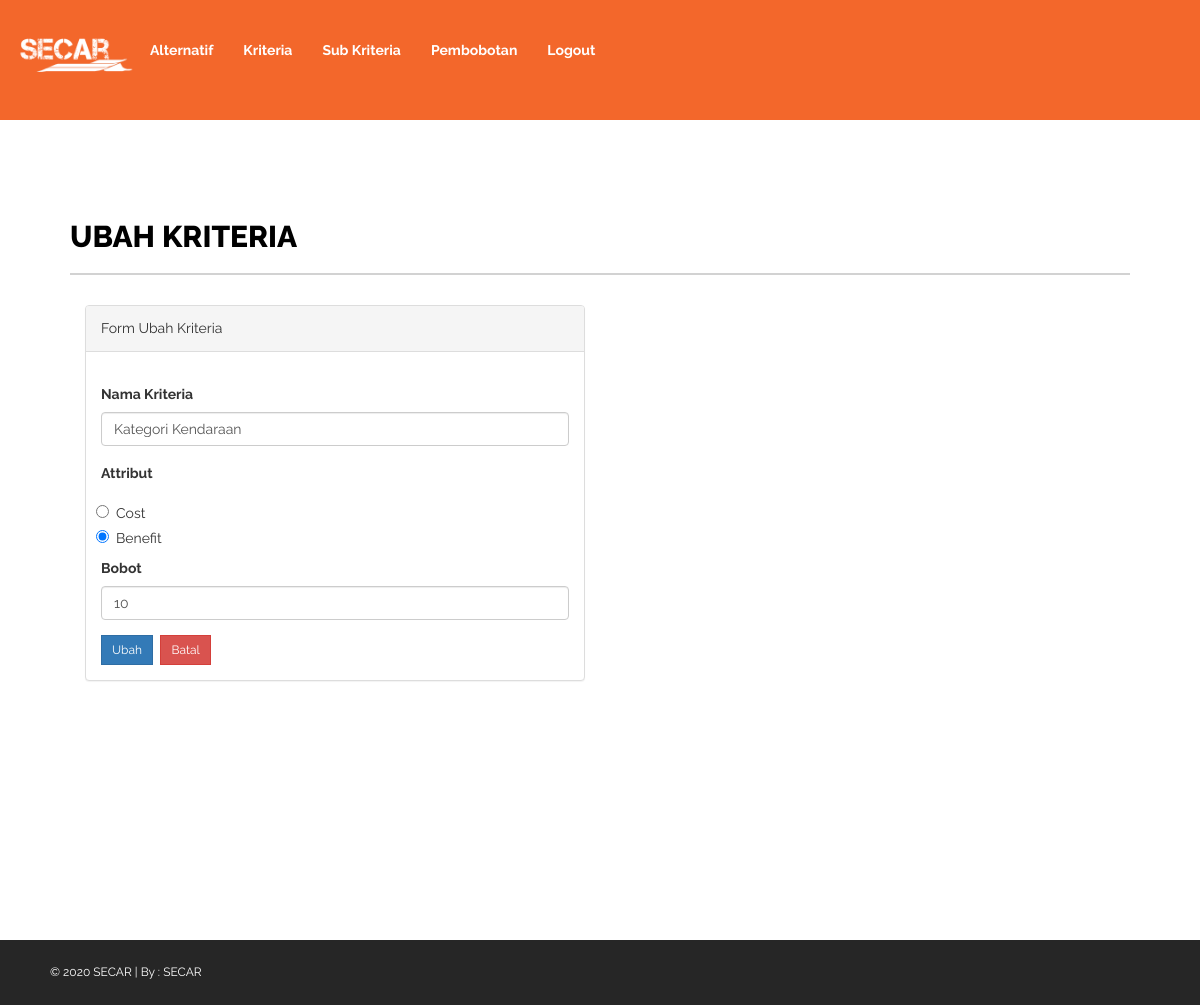
Screenshot of /kriteria_edit.php?id_kriteria=1 with the database file from the repository.
### tables this page shows
CREATE TABLE `kriteria` (
  `id_kriteria` int(11) NOT NULL,
  `Kriteria` varchar(50) NOT NULL,
  `attribut` varchar(50) NOT NULL,
  `Bobot` varchar(10) NOT NULL
);

### kriteria_edit.php (the view, shortened to what this page needs)
<?php
include "koneksi.php";
?>
<!DOCTYPE html>
<html xmlns="http://www.w3.org/1999/xhtml">
<head>
    <link rel="stylesheet" href="https://maxcdn.bootstrapcdn.com/bootstrap/3.4.0/css/bootstrap.min.css">
	<link href="assets/css/bootstrap.css" rel="stylesheet" />
	<link href="assets/css/font-awesome.css" rel="stylesheet" />
	<link href="assets/css/style.css" rel="stylesheet" />
</head>
<body>
<div class="container-fluid" style="background-color:  #F3672B;">
            <div class="navbar-header" style="background-color:  #F3672B;">
            <a href="#"><img  src="assets/img/secarputih.png" alt="" width="120px" height="120px"></a>
            </div>
            <ul class="nav navbar-nav">
                <br>
                <li><a href="alternatif.php" style="color: white;"> <b>Alternatif</b></a></li>
                <li><a href="kriteria.php" style="color: white;"> <b>Kriteria</b></a></li>
                <li><a href="subkriteria.php" style="color: white;"> <b>Sub Kriteria</b></a></li>
                <li><a href="normalisasi.php" style="color: white;"> <b>Pembobotan</b></a></li>
                <li><a href="logout.php"  style="color: white;"> <b>Logout</b></a></li>
            </ul>
        </div>
            <div id="page-inner" style="padding: 70px; ">
                <div class="row">
                    <div class="col-md-12">
                        <h1 class="page-head-line">Ubah Kriteria</h1>
                    </div>
                </div>
<div class="col-md-6">
    <div class="panel panel-default">
    <div class="panel-heading">
                           Form Ubah Kriteria
                        </div>
                        <div class="panel-body">
                            <?php
                    $id_kriteria = $_GET['id_kriteria'];
                    $result = mysqli_query($connect,"SELECT * FROM kriteria WHERE id_kriteria='$id_kriteria'") or die (mysqli_error($connect));
                        $data = mysqli_fetch_array($result);
                                            ?>
                    <form action="kriteria_edit.php" method="post" name="form1">
                        <table width="25%" border="0">
                            <div class="form-group">
                                <label>Nama Kriteria</label>
                                <input type="text" class="form-control" name="Kriteria" value="<?php echo $data['Kriteria'];?>" placeholder="Nama Kriteria" />
                            </div>
                            <div class="form-group">
                                <label>Attribut</label><br>
                                <div class="radio">
                                    <div class="col-md-6">
                                <input type="radio" name="attribut" value="Cost" <?php if ($data["attribut"]=="Cost"){?> checked="checked" <?php } ?> />
                                Cost <br>
                                <input type="radio" name="attribut" value="Benefit" <?php if ($data["attribut"]==="Benefit"){ ?> checked="checked" <?php } ?> />
                                Benefit <br>
                                    </div>
                                </div>
                            </div>
                            <div class="form-group">
                                <br>
                                <br><label>Bobot</label>
                                <input type="text" class="form-control" name="Bobot" value="<?php echo $data['Bobot'];?>" placeholder="Bobot" />
                            </div>
                            <tr>
                                <td><input type="submit" name="update" value="Ubah" class="btn btn-primary btn-sm"></td>
                                <td><a href="kriteria.php" value="Batal" class="btn btn-danger btn-sm">Batal</a></td>
                            </tr>
                        </table>
                    </form>
    </div>
        </div>
    </div>
        </div>
    <footer>
	&copy; 2020 SECAR | By : <a href="#" target="_blank">SECAR</a>
</footer>
</body>
</html>

### assets/css/style.css (style rules this page uses)
body { font-family: 'Raleway', sans-serif; line-height:25px; font-size:14px; }
#page-inner { width: 100%; margin: 10px 20px 10px 0px; background-color: #fff!important; padding: 10px; min-height: 800px; }
.page-head-line { font-size: 30px; text-transform: uppercase; color: #000; font-weight: 800; padding-bottom: 20px; border-bottom: 2px solid #d2d2d2; margin-bottom: 30px; }
.btn { border-radius:0px!important; -moz-border-radius:0px!important; -webkit-border-radius:0px!important; }
.navbar-header { background: #000000; }
footer { background-color:#262626; padding:20px 50px; color:#fff; font-size:12px; }
footer a { color:#fff; }

### rows the page displays
kriteria: Kriteria "Kategori Kendaraan", attribut "☑", Bobot "10"
